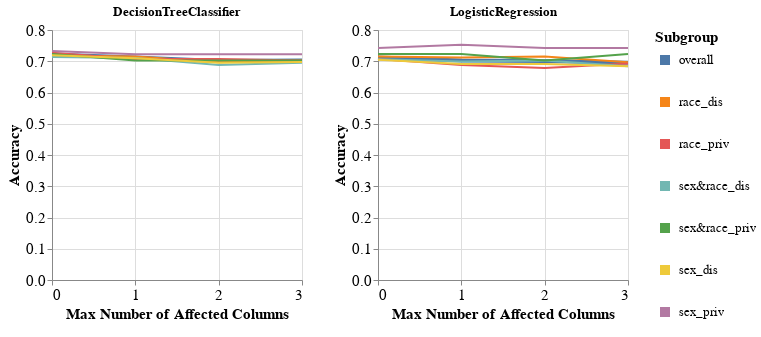

Source (notebook cell):
### Code cell
visualizer.create_subgroups_grid_pct_lines_per_model_plot(subgroup_metric='Accuracy',
                                                          target_preprocessing_technique=PREPROCESSING_TECHNIQUES[0],
                                                          model_names=MODEL_NAMES,
                                                          mode='max_num_columns')

### Figure 1 — Vega-Lite specification as saved in the notebook (floating-point values rounded to 4 significant figures)
{"config": {"view": {"continuousWidth": 400, "continuousHeight": 300}, "axis": {"labelFontSize": 15, "titleFontSize": 15}, "legend": {"labelFontSize": 13, "symbolStrokeWidth": 10, "titleFontSize": 15}}, "vconcat": [{"hconcat": [{"mark": "line", "encoding": {"color": {"field": "Subgroup", "type": "nominal"}, "strokeWidth": {"condition": {"value": 4, "test": "datum.Subgroup == 'overall'"}, "value": 2}, "x": {"axis": {"tickMinStep": 1}, "field": "Percentage", "title": "Max Number of Affected Columns", "type": "quantitative"}, "y": {"field": "Metric_Value", "title": "Accuracy", "type": "quantitative"}}, "height": 250, "title": "DecisionTreeClassifier", "width": 250}, {"data": {"name": "data-b2d68b90e0783398de6ae113c0204520"}, "mark": "line", "encoding": {"color": {"field": "Subgroup", "type": "nominal"}, "strokeWidth": {"condition": {"value": 4, "test": "datum.Subgroup == 'overall'"}, "value": 2}, "x": {"axis": {"tickMinStep": 1}, "field": "Percentage", "title": "Max Number of Affected Columns", "type": "quantitative"}, "y": {"field": "Metric_Value", "title": "Accuracy", "type": "quantitative"}}, "height": 250, "title": "LogisticRegression", "width": 250}]}], "data": {"name": "data-fb62d1664a5ccc2e8478176008f72604"}, "$schema": "https://vega.github.io/schema/vega-lite/v4.17.0.json", "datasets": {"data-fb62d1664a5ccc2e8478176008f72604": [{"Model_Name": "DecisionTreeClassifier", "Test_Set_Index": 0.0, "Metric": "Accuracy", "Subgroup": "overall", "Num_Estimators": 10.0, "Metric_Value": 0.7216, "Percentage": 0.0}, {"Model_Name": "DecisionTreeClassifier", "Test_Set_Index": 0.0, "Metric": "Accuracy", "Subgroup": "race_dis", "Num_Estimators": 10.0, "Metric_Value": 0.7183, "Percentage": 0.0}, {"Model_Name": "DecisionTreeClassifier", "Test_Set_Index": 0.0, "Metric": "Accuracy", "Subgroup": "race_priv", "Num_Estimators": 10.0, "Metric_Value": 0.7268, "Percentage": 0.0}, {"Model_Name": "DecisionTreeClassifier", "Test_Set_Index": 0.0, "Metric": "Accuracy", "Subgroup": "sex&race_dis", "Num_Estimators": 10.0, "Metric_Value": 0.7138, "Percentage": 0.0}, {"Model_Name": "DecisionTreeClassifier", "Test_Set_Index": 0.0, "Metric": "Accuracy", "Subgroup": "sex&race_priv", "Num_Estimators": 10.0, "Metric_Value": 0.7234, "Percentage": 0.0}, {"Model_Name": "DecisionTreeClassifier", "Test_Set_Index": 0.0, "Metric": "Accuracy", "Subgroup": "sex_dis", "Num_Estimators": 10.0, "Metric_Value": 0.719, "Percentage": 0.0}, {"Model_Name": "DecisionTreeClassifier", "Test_Set_Index": 0.0, "Metric": "Accuracy", "Subgroup": "sex_priv", "Num_Estimators": 10.0, "Metric_Value": 0.7327, "Percentage": 0.0}, {"Model_Name": "DecisionTreeClassifier", "Test_Set_Index": 1.0, "Metric": "Accuracy", "Subgroup": "overall", "Num_Estimators": 10.0, "Metric_Value": 0.7121, "Percentage": 1.0}, {"Model_Name": "DecisionTreeClassifier", "Test_Set_Index": 1.0, "Metric": "Accuracy", "Subgroup": "race_dis", "Num_Estimators": 10.0, "Metric_Value": 0.7152, "Percentage": 1.0}, {"Model_Name": "DecisionTreeClassifier", "Test_Set_Index": 1.0, "Metric": "Accuracy", "Subgroup": "race_priv", "Num_Estimators": 10.0, "Metric_Value": 0.7073, "Percentage": 1.0}, {"Model_Name": "DecisionTreeClassifier", "Test_Set_Index": 1.0, "Metric": "Accuracy", "Subgroup": "sex&race_dis", "Num_Estimators": 10.0, "Metric_Value": 0.71, "Percentage": 1.0}, {"Model_Name": "DecisionTreeClassifier", "Test_Set_Index": 1.0, "Metric": "Accuracy", "Subgroup": "sex&race_priv", "Num_Estimators": 10.0, "Metric_Value": 0.7021, "Percentage": 1.0}, {"Model_Name": "DecisionTreeClassifier", "Test_Set_Index": 1.0, "Metric": "Accuracy", "Subgroup": "sex_dis", "Num_Estimators": 10.0, "Metric_Value": 0.7096, "Percentage": 1.0}, {"Model_Name": "DecisionTreeClassifier", "Test_Set_Index": 1.0, "Metric": "Accuracy", "Subgroup": "sex_priv", "Num_Estimators": 10.0, "Metric_Value": 0.7228, "Percentage": 1.0}, {"Model_Name": "DecisionTreeClassifier", "Test_Set_Index": 2.0, "Metric": "Accuracy", "Subgroup": "overall", "Num_Estimators": 10.0, "Metric_Value": 0.7008, "Percentage": 2.0}, {"Model_Name": "DecisionTreeClassifier", "Test_Set_Index": 2.0, "Metric": "Accuracy", "Subgroup": "race_dis", "Num_Estimators": 10.0, "Metric_Value": 0.6966, "Percentage": 2.0}, {"Model_Name": "DecisionTreeClassifier", "Test_Set_Index": 2.0, "Metric": "Accuracy", "Subgroup": "race_priv", "Num_Estimators": 10.0, "Metric_Value": 0.7073, "Percentage": 2.0}, {"Model_Name": "DecisionTreeClassifier", "Test_Set_Index": 2.0, "Metric": "Accuracy", "Subgroup": "sex&race_dis", "Num_Estimators": 10.0, "Metric_Value": 0.6877, "Percentage": 2.0}, {"Model_Name": "DecisionTreeClassifier", "Test_Set_Index": 2.0, "Metric": "Accuracy", "Subgroup": "sex&race_priv", "Num_Estimators": 10.0, "Metric_Value": 0.7021, "Percentage": 2.0}, {"Model_Name": "DecisionTreeClassifier", "Test_Set_Index": 2.0, "Metric": "Accuracy", "Subgroup": "sex_dis", "Num_Estimators": 10.0, "Metric_Value": 0.6956, "Percentage": 2.0}, {"Model_Name": "DecisionTreeClassifier", "Test_Set_Index": 2.0, "Metric": "Accuracy", "Subgroup": "sex_priv", "Num_Estimators": 10.0, "Metric_Value": 0.7228, "Percentage": 2.0}, {"Model_Name": "DecisionTreeClassifier", "Test_Set_Index": 3.0, "Metric": "Accuracy", "Subgroup": "overall", "Num_Estimators": 10.0, "Metric_Value": 0.7027, "Percentage": 3.0}, {"Model_Name": "DecisionTreeClassifier", "Test_Set_Index": 3.0, "Metric": "Accuracy", "Subgroup": "race_dis", "Num_Estimators": 10.0, "Metric_Value": 0.7028, "Percentage": 3.0}, {"Model_Name": "DecisionTreeClassifier", "Test_Set_Index": 3.0, "Metric": "Accuracy", "Subgroup": "race_priv", "Num_Estimators": 10.0, "Metric_Value": 0.7024, "Percentage": 3.0}, {"Model_Name": "DecisionTreeClassifier", "Test_Set_Index": 3.0, "Metric": "Accuracy", "Subgroup": "sex&race_dis", "Num_Estimators": 10.0, "Metric_Value": 0.6952, "Percentage": 3.0}, {"Model_Name": "DecisionTreeClassifier", "Test_Set_Index": 3.0, "Metric": "Accuracy", "Subgroup": "sex&race_priv", "Num_Estimators": 10.0, "Metric_Value": 0.7021, "Percentage": 3.0}, {"Model_Name": "DecisionTreeClassifier", "Test_Set_Index": 3.0, "Metric": "Accuracy", "Subgroup": "sex_dis", "Num_Estimators": 10.0, "Metric_Value": 0.6979, "Percentage": 3.0}, {"Model_Name": "DecisionTreeClassifier", "Test_Set_Index": 3.0, "Metric": "Accuracy", "Subgroup": "sex_priv", "Num_Estimators": 10.0, "Metric_Value": 0.7228, "Percentage": 3.0}], "data-b2d68b90e0783398de6ae113c0204520": [{"Model_Name": "LogisticRegression", "Test_Set_Index": 0.0, "Metric": "Accuracy", "Subgroup": "overall", "Num_Estimators": 10.0, "Metric_Value": 0.7121, "Percentage": 0.0}, {"Model_Name": "LogisticRegression", "Test_Set_Index": 0.0, "Metric": "Accuracy", "Subgroup": "race_dis", "Num_Estimators": 10.0, "Metric_Value": 0.7152, "Percentage": 0.0}, {"Model_Name": "LogisticRegression", "Test_Set_Index": 0.0, "Metric": "Accuracy", "Subgroup": "race_priv", "Num_Estimators": 10.0, "Metric_Value": 0.7073, "Percentage": 0.0}, {"Model_Name": "LogisticRegression", "Test_Set_Index": 0.0, "Metric": "Accuracy", "Subgroup": "sex&race_dis", "Num_Estimators": 10.0, "Metric_Value": 0.7063, "Percentage": 0.0}, {"Model_Name": "LogisticRegression", "Test_Set_Index": 0.0, "Metric": "Accuracy", "Subgroup": "sex&race_priv", "Num_Estimators": 10.0, "Metric_Value": 0.7234, "Percentage": 0.0}, {"Model_Name": "LogisticRegression", "Test_Set_Index": 0.0, "Metric": "Accuracy", "Subgroup": "sex_dis", "Num_Estimators": 10.0, "Metric_Value": 0.7049, "Percentage": 0.0}, {"Model_Name": "LogisticRegression", "Test_Set_Index": 0.0, "Metric": "Accuracy", "Subgroup": "sex_priv", "Num_Estimators": 10.0, "Metric_Value": 0.7426, "Percentage": 0.0}, {"Model_Name": "LogisticRegression", "Test_Set_Index": 1.0, "Metric": "Accuracy", "Subgroup": "overall", "Num_Estimators": 10.0, "Metric_Value": 0.7027, "Percentage": 1.0}, {"Model_Name": "LogisticRegression", "Test_Set_Index": 1.0, "Metric": "Accuracy", "Subgroup": "race_dis", "Num_Estimators": 10.0, "Metric_Value": 0.7121, "Percentage": 1.0}, {"Model_Name": "LogisticRegression", "Test_Set_Index": 1.0, "Metric": "Accuracy", "Subgroup": "race_priv", "Num_Estimators": 10.0, "Metric_Value": 0.6878, "Percentage": 1.0}, {"Model_Name": "LogisticRegression", "Test_Set_Index": 1.0, "Metric": "Accuracy", "Subgroup": "sex&race_dis", "Num_Estimators": 10.0, "Metric_Value": 0.6989, "Percentage": 1.0}, {"Model_Name": "LogisticRegression", "Test_Set_Index": 1.0, "Metric": "Accuracy", "Subgroup": "sex&race_priv", "Num_Estimators": 10.0, "Metric_Value": 0.7234, "Percentage": 1.0}, {"Model_Name": "LogisticRegression", "Test_Set_Index": 1.0, "Metric": "Accuracy", "Subgroup": "sex_dis", "Num_Estimators": 10.0, "Metric_Value": 0.6909, "Percentage": 1.0}, {"Model_Name": "LogisticRegression", "Test_Set_Index": 1.0, "Metric": "Accuracy", "Subgroup": "sex_priv", "Num_Estimators": 10.0, "Metric_Value": 0.7525, "Percentage": 1.0}, {"Model_Name": "LogisticRegression", "Test_Set_Index": 2.0, "Metric": "Accuracy", "Subgroup": "overall", "Num_Estimators": 10.0, "Metric_Value": 0.7008, "Percentage": 2.0}, {"Model_Name": "LogisticRegression", "Test_Set_Index": 2.0, "Metric": "Accuracy", "Subgroup": "race_dis", "Num_Estimators": 10.0, "Metric_Value": 0.7152, "Percentage": 2.0}, {"Model_Name": "LogisticRegression", "Test_Set_Index": 2.0, "Metric": "Accuracy", "Subgroup": "race_priv", "Num_Estimators": 10.0, "Metric_Value": 0.678, "Percentage": 2.0}, {"Model_Name": "LogisticRegression", "Test_Set_Index": 2.0, "Metric": "Accuracy", "Subgroup": "sex&race_dis", "Num_Estimators": 10.0, "Metric_Value": 0.7026, "Percentage": 2.0}, {"Model_Name": "LogisticRegression", "Test_Set_Index": 2.0, "Metric": "Accuracy", "Subgroup": "sex&race_priv", "Num_Estimators": 10.0, "Metric_Value": 0.7021, "Percentage": 2.0}, {"Model_Name": "LogisticRegression", "Test_Set_Index": 2.0, "Metric": "Accuracy", "Subgroup": "sex_dis", "Num_Estimators": 10.0, "Metric_Value": 0.6909, "Percentage": 2.0}, {"Model_Name": "LogisticRegression", "Test_Set_Index": 2.0, "Metric": "Accuracy", "Subgroup": "sex_priv", "Num_Estimators": 10.0, "Metric_Value": 0.7426, "Percentage": 2.0}, {"Model_Name": "LogisticRegression", "Test_Set_Index": 3.0, "Metric": "Accuracy", "Subgroup": "overall", "Num_Estimators": 10.0, "Metric_Value": 0.6951, "Percentage": 3.0}, {"Model_Name": "LogisticRegression", "Test_Set_Index": 3.0, "Metric": "Accuracy", "Subgroup": "race_dis", "Num_Estimators": 10.0, "Metric_Value": 0.6966, "Percentage": 3.0}, {"Model_Name": "LogisticRegression", "Test_Set_Index": 3.0, "Metric": "Accuracy", "Subgroup": "race_priv", "Num_Estimators": 10.0, "Metric_Value": 0.6927, "Percentage": 3.0}, {"Model_Name": "LogisticRegression", "Test_Set_Index": 3.0, "Metric": "Accuracy", "Subgroup": "sex&race_dis", "Num_Estimators": 10.0, "Metric_Value": 0.684, "Percentage": 3.0}, {"Model_Name": "LogisticRegression", "Test_Set_Index": 3.0, "Metric": "Accuracy", "Subgroup": "sex&race_priv", "Num_Estimators": 10.0, "Metric_Value": 0.7234, "Percentage": 3.0}, {"Model_Name": "LogisticRegression", "Test_Set_Index": 3.0, "Metric": "Accuracy", "Subgroup": "sex_dis", "Num_Estimators": 10.0, "Metric_Value": 0.6838, "Percentage": 3.0}, {"Model_Name": "LogisticRegression", "Test_Set_Index": 3.0, "Metric": "Accuracy", "Subgroup": "sex_priv", "Num_Estimators": 10.0, "Metric_Value": 0.7426, "Percentage": 3.0}]}}
